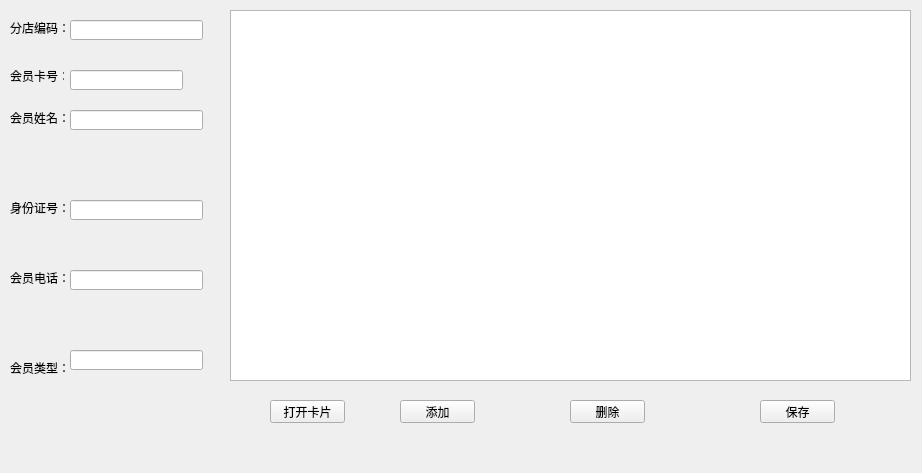
<?xml version="1.0" encoding="UTF-8"?>
<ui version="4.0">
 <class>VipWidget</class>
 <widget class="QWidget" name="VipWidget">
  <property name="geometry">
   <rect>
    <x>0</x>
    <y>0</y>
    <width>922</width>
    <height>473</height>
   </rect>
  </property>
  <property name="windowTitle">
   <string>Form</string>
  </property>
  <widget class="QLabel" name="label_5">
   <property name="geometry">
    <rect>
     <x>10</x>
     <y>20</y>
     <width>60</width>
     <height>16</height>
    </rect>
   </property>
   <property name="text">
    <string>分店编码：</string>
   </property>
  </widget>
  <widget class="QLineEdit" name="lineEdit_ShopID">
   <property name="geometry">
    <rect>
     <x>70</x>
     <y>20</y>
     <width>133</width>
     <height>20</height>
    </rect>
   </property>
  </widget>
  <widget class="QLabel" name="label">
   <property name="geometry">
    <rect>
     <x>10</x>
     <y>110</y>
     <width>60</width>
     <height>16</height>
    </rect>
   </property>
   <property name="text">
    <string>会员姓名：</string>
   </property>
  </widget>
  <widget class="QLabel" name="label_2">
   <property name="geometry">
    <rect>
     <x>10</x>
     <y>270</y>
     <width>60</width>
     <height>16</height>
    </rect>
   </property>
   <property name="text">
    <string>会员电话：</string>
   </property>
  </widget>
  <widget class="QLineEdit" name="lineEdit_Phone">
   <property name="geometry">
    <rect>
     <x>70</x>
     <y>270</y>
     <width>133</width>
     <height>20</height>
    </rect>
   </property>
  </widget>
  <widget class="QLabel" name="label_4">
   <property name="geometry">
    <rect>
     <x>10</x>
     <y>360</y>
     <width>60</width>
     <height>16</height>
    </rect>
   </property>
   <property name="text">
    <string>会员类型：</string>
   </property>
  </widget>
  <widget class="QLineEdit" name="lineEdit_MemType">
   <property name="geometry">
    <rect>
     <x>70</x>
     <y>350</y>
     <width>133</width>
     <height>20</height>
    </rect>
   </property>
  </widget>
  <widget class="QLineEdit" name="lineEdit_MemName">
   <property name="geometry">
    <rect>
     <x>70</x>
     <y>110</y>
     <width>133</width>
     <height>20</height>
    </rect>
   </property>
  </widget>
  <widget class="QLabel" name="label_3">
   <property name="geometry">
    <rect>
     <x>10</x>
     <y>200</y>
     <width>60</width>
     <height>16</height>
    </rect>
   </property>
   <property name="text">
    <string>身份证号：</string>
   </property>
  </widget>
  <widget class="QLineEdit" name="lineEdit_IDCard">
   <property name="geometry">
    <rect>
     <x>70</x>
     <y>200</y>
     <width>133</width>
     <height>20</height>
    </rect>
   </property>
  </widget>
  <widget class="QPushButton" name="pushButton_Add">
   <property name="geometry">
    <rect>
     <x>400</x>
     <y>400</y>
     <width>75</width>
     <height>23</height>
    </rect>
   </property>
   <property name="text">
    <string>添加</string>
   </property>
  </widget>
  <widget class="QPushButton" name="pushButton_2">
   <property name="geometry">
    <rect>
     <x>570</x>
     <y>400</y>
     <width>75</width>
     <height>23</height>
    </rect>
   </property>
   <property name="text">
    <string>删除</string>
   </property>
  </widget>
  <widget class="QTableView" name="tableView">
   <property name="geometry">
    <rect>
     <x>230</x>
     <y>10</y>
     <width>681</width>
     <height>371</height>
    </rect>
   </property>
  </widget>
  <widget class="QPushButton" name="pushButton_Save">
   <property name="geometry">
    <rect>
     <x>760</x>
     <y>400</y>
     <width>75</width>
     <height>23</height>
    </rect>
   </property>
   <property name="text">
    <string>保存</string>
   </property>
  </widget>
  <widget class="QLabel" name="label_6">
   <property name="geometry">
    <rect>
     <x>10</x>
     <y>70</y>
     <width>54</width>
     <height>12</height>
    </rect>
   </property>
   <property name="text">
    <string>会员卡号：</string>
   </property>
  </widget>
  <widget class="QLineEdit" name="lineEdit_CardNum">
   <property name="geometry">
    <rect>
     <x>70</x>
     <y>70</y>
     <width>113</width>
     <height>20</height>
    </rect>
   </property>
  </widget>
  <widget class="QPushButton" name="pushButton_OpenCard">
   <property name="geometry">
    <rect>
     <x>270</x>
     <y>400</y>
     <width>75</width>
     <height>23</height>
    </rect>
   </property>
   <property name="text">
    <string>打开卡片</string>
   </property>
  </widget>
 </widget>
 <resources/>
 <connections/>
</ui>
